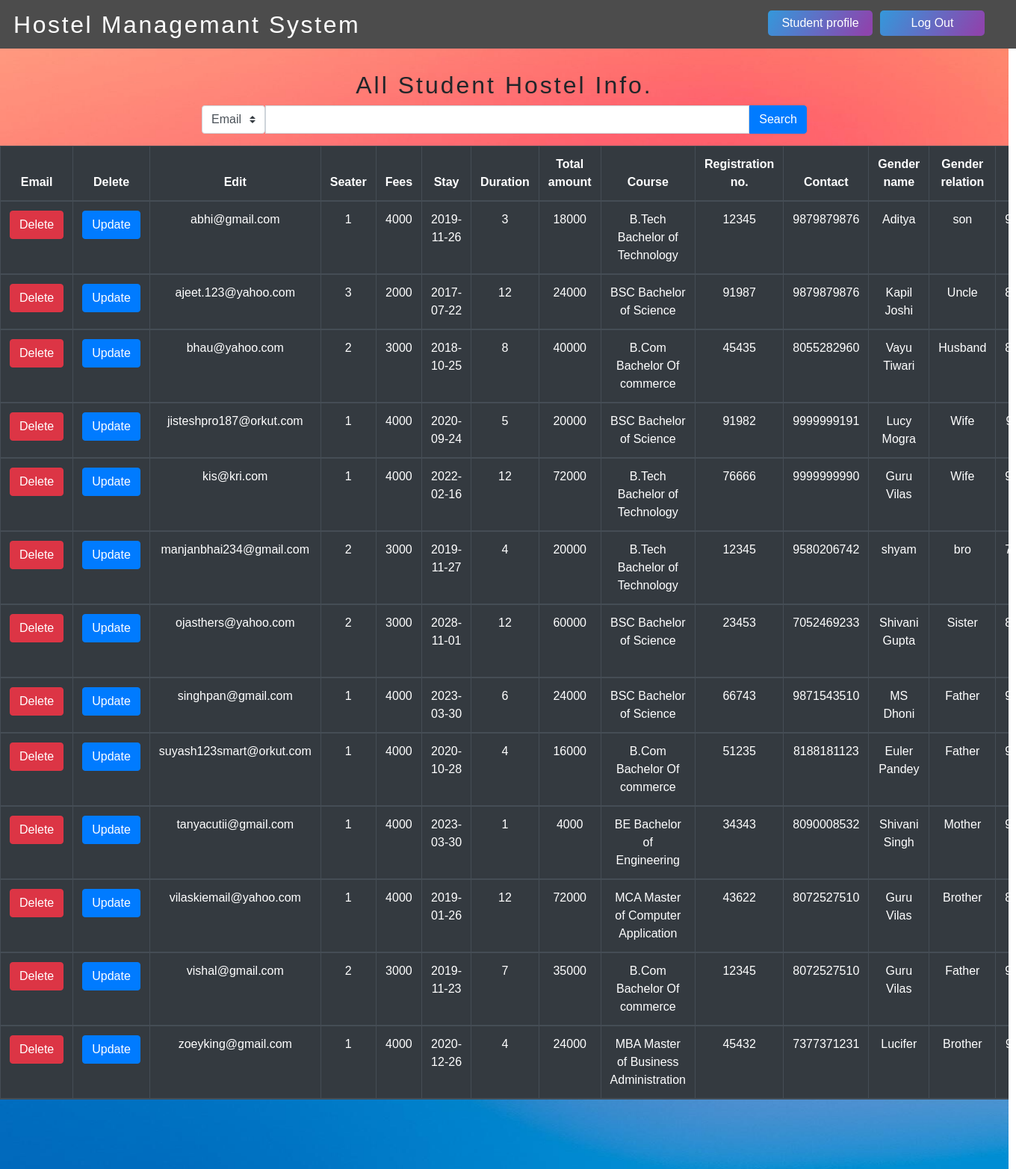
Screenshot of /admin_info.php (signed in) with the database file from the repository.
### tables this page shows
CREATE TABLE `book_hostel` (
  `seater` int(1) NOT NULL,
  `fees` int(4) NOT NULL,
  `foodstatus` int(1) NOT NULL,
  `stay` date NOT NULL,
  `duration` int(2) NOT NULL,
  `total_amount` int(4) NOT NULL,
  `course` varchar(40) NOT NULL,
  `reg_no` int(5) NOT NULL,
  `e_contact` varchar(10) NOT NULL,
  `gar_name` varchar(50) NOT NULL,
  `gar_relation` varchar(50) NOT NULL,
  `gar_contact` varchar(10) NOT NULL,
  `c_add` varchar(100) NOT NULL,
  `c_city` varchar(50) NOT NULL,
  `c_state` varchar(30) NOT NULL,
  `c_pin` int(6) NOT NULL,
  `p_add` varchar(100) NOT NULL,
  `p_city` varchar(50) NOT NULL,
  `p_state` varchar(30) NOT NULL,
  `p_pin` int(6) NOT NULL,
  `time` timestamp NOT NULL DEFAULT current_timestamp(),
  `email` varchar(200) NOT NULL
);

### admin_info.php (the view, shortened to what this page needs)
<!DOCTYPE html>
<html lang="en">
  <head>
    <link rel="stylesheet" href="https://stackpath.bootstrapcdn.com/bootstrap/4.3.1/css/bootstrap.min.css">
    <link rel="stylesheet" href="style5.css">
</head>
<body>
<div class="all">
	         <nav class="navbar fixed-top">
			     <div class="header">
		             <h2 class="text_style">Hostel Managemant System</h2>
		              <a href="admin_more.php"><button id="button1" class="logbtn">Student profile</button> </a>
		               <form action="admin_info.php" method="POST">
		             	<button  type="submit" id="button2" name="submit1" value="submit1" class="logbtn">Log Out</button>
		             </form>
     	          </div>
              </nav>
			   		  <div class="vishal">
			   		  	<h2 class="page-title">All Student Hostel Info. </h2>
			   		   </div>
              <form action="admin_info.php" method="POST">
				<div class="input-group mb-3">
				  <div class="input-group-prepend mmm">
				  		<select class="custom-select" name="gender" id="gender">
				        <option value="0" selected>Email</option>
				      </select>
				  </div>
				  <input type="text" name="input" id="input" class="form-control" />
				    <div class="input-group-append nnn">
				   <button  type="submit" name="submit" value="submit" class="btn btn-primary">Search</button>
				  </div>
				</div>
              </form>
	<div class="">
		 <div class="">
             <div class="table-responsive">
				<table class="table table-striped table-dark table-bordered">
				  <thead>
				    <tr class="text-center">
				      <th scope="col">Email</th>
				      <th scope="col">Delete</th>
				      <th scope="col">Edit</th>
				      <th scope="col">Seater</th>
				      <th scope="col">Fees</th>
				      <th scope="col">Stay</th>
				      <th scope="col">Duration</th>
				      <th scope="col">Total amount</th>
				      <th scope="col">Course</th>
				      <th scope="col">Registration no.</th>
				      <th scope="col">Contact</th>
				      <th scope="col">Gender name</th>
				      <th scope="col">Gender relation</th>
				      <th scope="col">Gender contact</th>
				    </tr>
				  <?php
					 $q = "select * from book_hostel ";
					 $query = mysqli_query($conn,$q);
					 while($res = mysqli_fetch_array($query)){
					 ?>
					 <tr class="text-center">
					 <td> <button class="btn-danger btn"> <a href="delete.php?email=<?php echo $res['email']; ?>" class="text-white"> Delete </a> </button> </td>
					 <td> <button class="btn-primary btn"> <a href="update.php?email=<?php echo $res['email']; ?>" class="text-white"> Update </a></button> </td>
                     <td> <?php echo $res['email'];  ?> </td>
					 <td> <?php echo $res['seater'];  ?> </td>
					 <td> <?php echo $res['fees'];  ?> </td>
					 <td> <?php echo $res['stay'];  ?> </td>
					 <td> <?php echo $res['duration'];  ?> </td>
					 <td> <?php echo $res['total_amount'];  ?> </td>
					 <td> <?php echo $res['course'];  ?> </td>
					 <td> <?php echo $res['reg_no'];  ?> </td>
					 <td> <?php echo $res['e_contact'];  ?> </td>
					 <td> <?php echo $res['gar_name'];  ?> </td>
					 <td> <?php echo $res['gar_relation'];  ?> </td>
					 <td> <?php echo $res['gar_contact'];  ?> </td>
					 </tr>
					 <?php
					 }
					  ?>
				</table>
		 </div>
		</div>
       </div>
   </div>
  </body>
</html>

### style5.css (style rules this page uses)
.header { background-color: rgba(0,0,0, 0.7); width:1366px; height:65px; text-decoration: white; overflow: hidden; position: fixed; top: 0; margin-left: -18px; }
.vishal { margin-top: 65px; padding-top: 30px; }
.page-title { text-align: center; font-family: sans-serif; letter-spacing: 3px; }
body { margin: 0px; padding: 0px; font-family: sans-serif; }
.logbtn { display: block; width: 140px; height: 34px; border: none; background: linear-gradient(120deg,#3498db,#8e44ad,#3498db); background-size: 200%; color: #fff; outline: none; cursor: pointer; transition: .5s; border-radius: 5px; }
.text_style { color: white; font-family: sans-serif; padding: 14px 0px 0px 20px; width: 500px; letter-spacing: 2.6px; }
.all { width: 1350px; height: 1500px; background-repeat: no-repeat; background-image: url(1111.jpg); background-size: 1350px 1500px; }

### admin_info.php (style rules this page uses)
.mmm { margin-right:0%; margin-left: 20%; }
.nnn { margin-right:20%; margin-left:0%; }
#button1 { float:left; background-color: white; border: none; color: white; text-align: center; display: inline-block; margin: -46px 0px 0px 1030px; }
#button2 { float:left; background-color: white; border: none; color: white; text-align: center; display: inline-block; margin: -46px 0px 0px 1180px; }

### rows the page displays
book_hostel: email "abhi@gmail.com", seater "1", fees "4000", stay "2019-11-26", duration "3", total_amount "18000", course "B.Tech Bachelor of Technology", reg_no "12345", e_contact "9879879876", gar_name "Aditya", gar_relation "son"
book_hostel: email "ajeet.123@yahoo.com", seater "3", fees "2000", stay "2017-07-22", duration "12", total_amount "24000", course "BSC Bachelor of Science", reg_no "91987", e_contact "9879879876", gar_name "Kapil Joshi", gar_relation "Uncle"
book_hostel: email "bhau@yahoo.com", seater "2", fees "3000", stay "2018-10-25", duration "8", total_amount "40000", course "B.Com Bachelor Of commerce", reg_no "45435", e_contact "8055282960", gar_name "Vayu Tiwari", gar_relation "Husband"
book_hostel: email "jisteshpro187@orkut.com", seater "1", fees "4000", stay "2020-09-24", duration "5", total_amount "20000", course "BSC Bachelor of Science", reg_no "91982", e_contact "9999999191", gar_name "Lucy Mogra", gar_relation "Wife"
book_hostel: email "kis@kri.com", seater "1", fees "4000", stay "2022-02-16", duration "12", total_amount "72000", course "B.Tech Bachelor of Technology", reg_no "76666", e_contact "9999999990", gar_name "Guru Vilas", gar_relation "Wife"
book_hostel: email "manjanbhai234@gmail.com", seater "2", fees "3000", stay "2019-11-27", duration "4", total_amount "20000", course "B.Tech Bachelor of Technology", reg_no "12345", e_contact "9580206742", gar_name "shyam", gar_relation "bro"
book_hostel: email "ojasthers@yahoo.com", seater "2", fees "3000", stay "2028-11-01", duration "12", total_amount "60000", course "BSC Bachelor of Science", reg_no "23453", e_contact "7052469233", gar_name "Shivani Gupta", gar_relation "Sister"
book_hostel: email "singhpan@gmail.com", seater "1", fees "4000", stay "2023-03-30", duration "6", total_amount "24000", course "BSC Bachelor of Science", reg_no "66743", e_contact "9871543510", gar_name "MS Dhoni", gar_relation "Father"
book_hostel: email "suyash123smart@orkut.com", seater "1", fees "4000", stay "2020-10-28", duration "4", total_amount "16000", course "B.Com Bachelor Of commerce", reg_no "51235", e_contact "8188181123", gar_name "Euler Pandey", gar_relation "Father"
book_hostel: email "tanyacutii@gmail.com", seater "1", fees "4000", stay "2023-03-30", duration "1", total_amount "4000", course "BE Bachelor of Engineering", reg_no "34343", e_contact "8090008532", gar_name "Shivani Singh", gar_relation "Mother"
book_hostel: email "vilaskiemail@yahoo.com", seater "1", fees "4000", stay "2019-01-26", duration "12", total_amount "72000", course "MCA Master of Computer Application", reg_no "43622", e_contact "8072527510", gar_name "Guru Vilas", gar_relation "Brother"
book_hostel: email "vishal@gmail.com", seater "2", fees "3000", stay "2019-11-23", duration "7", total_amount "35000", course "B.Com Bachelor Of commerce", reg_no "12345", e_contact "8072527510", gar_name "Guru Vilas", gar_relation "Father"
book_hostel: email "zoeyking@gmail.com", seater "1", fees "4000", stay "2020-12-26", duration "4", total_amount "24000", course "MBA Master of Business Administration", reg_no "45432", e_contact "7377371231", gar_name "Lucifer", gar_relation "Brother"
